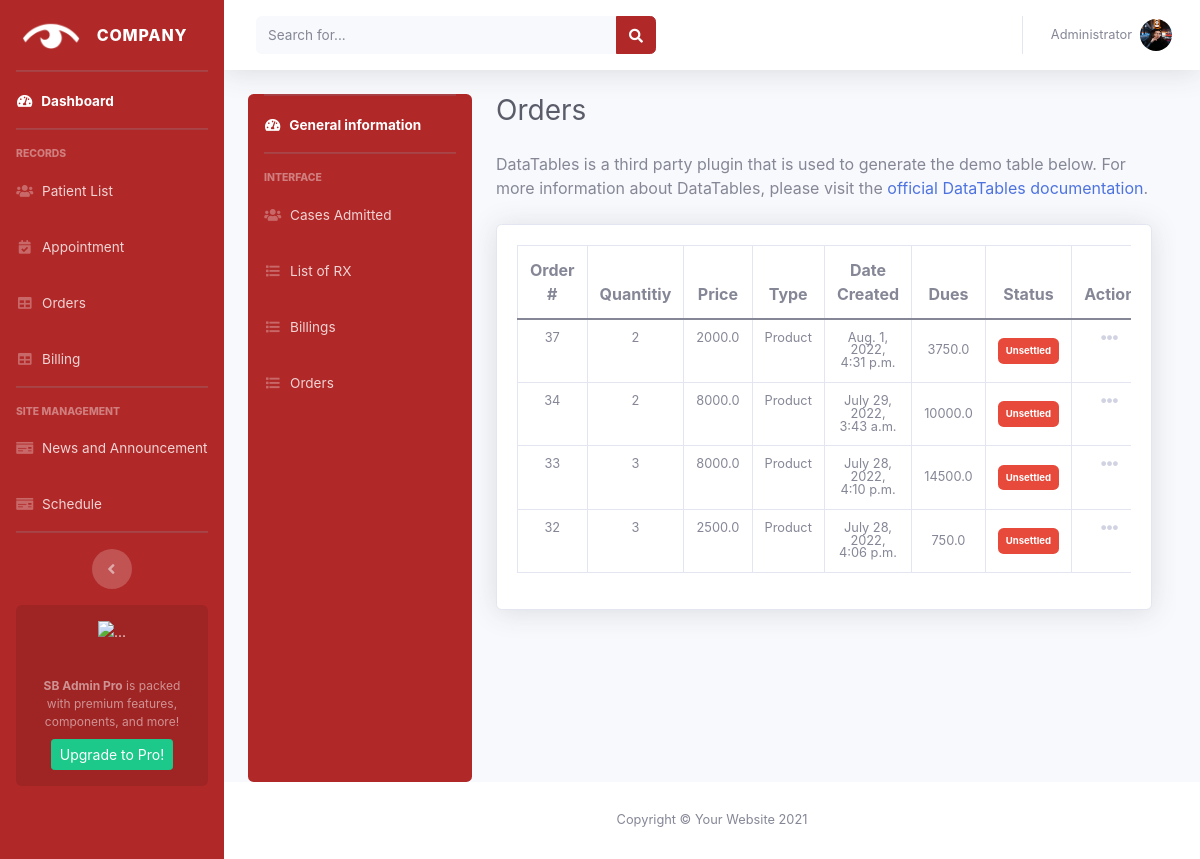
/patient_list/patient/2/Orders/ (signed in), run on the app's committed database.
### accounts/models.py (models this page shows)
class Order(models.Model):
    TYPE = (
        ('Glasses', 'Glasses'),
        ('Product', 'Product'),
    )
    user = models.ForeignKey(User, null=True, blank=True,on_delete=models.CASCADE)
    price = models.FloatField(null=True,blank=True)
    quantity = models.IntegerField(null=True,blank=True)
    due = models.FloatField(null=True,blank=True)
    type = models.CharField(max_length=200, null=True,blank=True, choices=TYPE)
    date_created = models.DateTimeField(auto_now_add=True)
    product_details = models.CharField(default='None:',max_length=200, null=True, blank=True)
    dispense_details = models.CharField(default='None:',max_length=200, null=True, blank=True)
    lab_details = models.CharField(default='None:',max_length=200, null=True, blank=True)
    status = models.CharField(max_length=200, null=True,blank=True)
    note = models.CharField(max_length=200, null=True,blank=True)

### accounts/decorators.py (the view)
        def wrapper_func(request, *args, **kwargs):
            group = None
            if request.user.groups.exists():
                group = request.user.groups.all()[0].name
            if group in allowed_roles:
                return view_func(request, *args, **kwargs)
            else:
                return HttpResponse('You are not authorized to view this page!')

### accounts/views.py (called while the page is built)
@login_required(login_url='login')
@allowed_users(allowed_roles=['admin'])
def person_order(request, pk):
    patient = Account.objects.get(id=pk)
    orders = Order.objects.filter(
        user=patient.user).order_by('-date_created')
    context = {'patient': patient, 'orders': orders, }
    return render(request, 'admin/components/person_orders.html', context)

### accounts/templates/admin/components/person_orders.html (shortened to what this page needs)
{% extends 'admin/components/person.html' %} {% block title %}Patients{% endblock %}
{% block patient %}
{% load svg %}
<div class="d-sm-flex align-items-center justify-content-between mb-4">
    <h1 class="h3 mb-0 text-gray-800">Orders</h1>
</div>
<p class="mb-4">DataTables is a third party plugin that is used to generate the demo table below.
    For more information about DataTables, please visit the <a target="_blank" href="https://datatables.net">official
        DataTables documentation</a>.</p>
<div class="card shadow mb-4">
    <div class="card-body">
        <div class="table-responsive">
            <table class="table table-bordered text-center align-middle">
                <thead>
                    <tr>
                        <th class="text-center">Order #</th>
                        <th>Quantitiy</th>
                        <th>Price</th>
                        <th>Type</th>
                        <th>Date Created</th>
                        <th class="text-center">Dues</th>
                        <th class="text-center">Status</th>
                        <th class="text-center">Action</th>
                    </tr>
                </thead>
                <tbody>
                    {% for order in orders%}
                    <tr class="small text-center lh-1">
                        <td class="text-center">{{order.id}}</td>
                        <td>{{order.quantity}}</td>
                        <td>{{order.price}}</td>
                        <td>{{order.type}}</td>
                        <td>{{order.date_created}}</td>
                        <td class="align-middle">{{order.due}}</td>
                        <td class="align-middle">
                            {% if order.status == "Fully Paid" %}
                            <span class="badge p-2 bg-success align-middle">{{order.status}}</span>
                            {% elif order.status == "Unsettled" %}
                            <span class="badge p-2 bg-danger align-middle">{{order.status}}</span>
                            {% else %}
                            <span class="badge p-2 bg-warning align-middle">{{order.status}}</span>
                            {% endif %}
                        </td>
                        <td class="text-center">
                            <div class="dropdown no-arrow">
                                <a class="dropdown-toggle" href="#" role="button" id="dropdownMenuLink-{{order.id}}"
                                    data-toggle="dropdown" aria-haspopup="true" aria-expanded="false">
                                    <i class="fas fa-ellipsis-h fa-lg fa-fw text-gray-400"></i>
                                </a>
                            </div>
                        </td>
                    </tr>
                    {% endfor %}
                </tbody>
            </table>
        </div>
    </div>
</div>
{% endblock %}

### static/css/evo-calendar.min.4.css (style rules this page uses)
*,::after,::before { -webkit-box-sizing:border-box;box-sizing:border-box; }
html,body { padding:0;margin:0 }

### accounts/templates/admin/admin.html (style rules this page uses)
html { scroll-behavior: smooth; }

### data on the page
Order: id "37", quantity "2", price "2000.0", type "Product", date_created "Aug. 1, 2022, 4:31 p.m.", due "3750.0", status "Unsettled"
Order: id "34", quantity "2", price "8000.0", type "Product", date_created "July 29, 2022, 3:43 a.m.", due "10000.0", status "Unsettled"
Order: id "33", quantity "3", price "8000.0", type "Product", date_created "July 28, 2022, 4:10 p.m.", due "14500.0", status "Unsettled"
Order: id "32", quantity "3", price "2500.0", type "Product", date_created "July 28, 2022, 4:06 p.m.", due "750.0", status "Unsettled"
